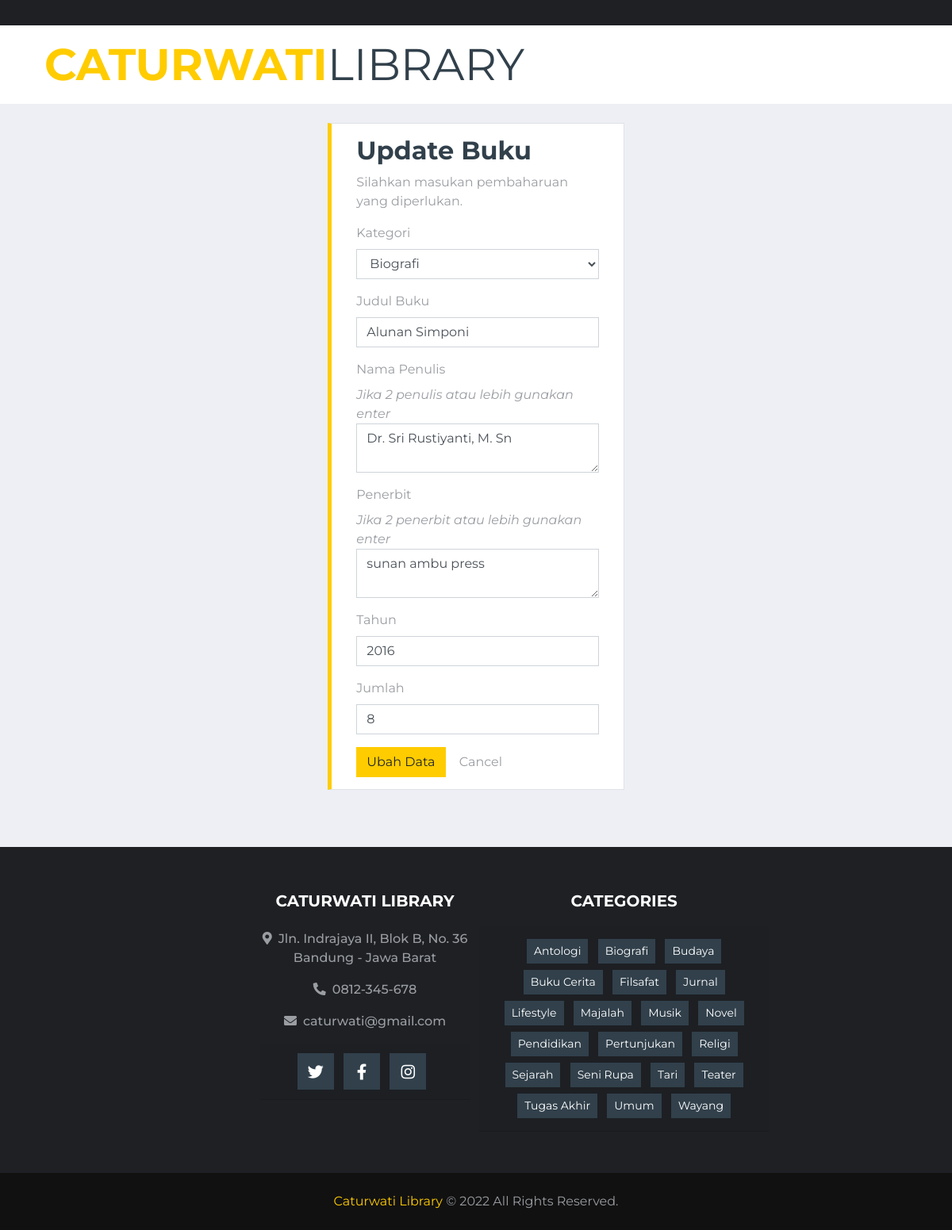
/update.php?id=12, run on the app's committed database.
### tables this page shows
CREATE TABLE `databuku` (
  `id` int(11) NOT NULL,
  `kategori` varchar(100) NOT NULL,
  `judul` varchar(255) NOT NULL,
  `nama` varchar(255) NOT NULL,
  `penerbit` varchar(255) NOT NULL,
  `tahun` int(4) NOT NULL,
  `jumlah` int(3) NOT NULL
);

CREATE TABLE `kategori_kel` (
  `id` int(11) NOT NULL,
  `kategori_k` varchar(100) NOT NULL
);

### update.php (the view, shortened to what this page needs)
<?php
$kategori = $judul = $nama = $penerbit = $tahun = $jumlah = "";
$kategori_err = $judul_err = $nama_err = $penerbit_err = $tahun_err = $jumlah_err = "";
if(isset($_POST["id"]) && !empty($_POST["id"])){
    $id = $_POST["id"];
    $input_kategori = trim($_POST["kategori"]);
    if(empty($input_kategori)){
        $kategori_err = "Please enter a kategori.";
    } elseif(!filter_var($input_kategori, FILTER_VALIDATE_REGEXP, array("options"=>array("regexp"=>"/^[a-zA-Z\s]+$/")))){
        $kategori_err = "Please enter a valid kategori.";
    } else{
        $kategori = $input_kategori;
    }
    $input_judul = trim($_POST["judul"]);
    if(empty($input_judul)){
        $judul_err = "Please enter a judul.";
    } else{
        $judul = $input_judul;
    }
    $input_nama = trim($_POST["nama"]);
    if(empty($input_nama)){
        $nama_err = "Please enter a nama.";
    } else{
        $nama = $input_nama;
    }
    $input_penerbit = trim($_POST["penerbit"]);
    if(empty($input_penerbit)){
        $penerbit_err = "Please enter an penerbit.";
    } else{
        $penerbit = $input_penerbit;
    }
    $input_tahun = trim($_POST["tahun"]);
    if(empty($input_tahun)){
        $tahun_err = "Please enter the tahun.";
    } elseif(!ctype_digit($input_tahun)){
        $tahun_err = "Please enter a positive integer value.";
    } else{
        $tahun = $input_tahun;
    }
    $input_jumlah = trim($_POST["jumlah"]);
    if(empty($input_jumlah)){
        $jumlah_err = "Please enter the jumlah.";
    } elseif(!ctype_digit($input_jumlah)){
        $jumlah_err = "Please enter a positive integer value.";
    } else{
        $jumlah = $input_jumlah;
    }
    if(empty($kategori_err) && empty($judul_err) && empty($nama_err) && empty($penerbit_err) && empty($tahun_err) && empty($jumlah_err)){
        $sql = "UPDATE databuku SET kategori=?, judul=?, nama=?, penerbit=?, tahun=?, jumlah=? WHERE id=?";
        if($stmt = mysqli_prepare($link, $sql)){
            mysqli_stmt_bind_param($stmt, "ssssssi", $param_kategori, $param_judul, $param_nama, $param_penerbit, $param_tahun, $param_jumlah, $param_id);
            $param_kategori = $kategori;
            $param_judul = $judul;
            $param_nama = $nama;
            $param_penerbit = $penerbit;
            $param_tahun = $tahun;
            $param_jumlah = $jumlah;
            $param_id = $id;
            if(mysqli_stmt_execute($stmt)){
                echo '<script language="javascript">
               alert ("Data buku berhasil diperbaharui...");
               window.location="admin.php";
               </script>';
               exit();
            } else{
                echo "Something went wrong. Please try again later.";
            }
        }
        mysqli_stmt_close($stmt);
    }
    mysqli_close($link);
} else{
    if(isset($_GET["id"]) && !empty(trim($_GET["id"]))){
        $sql = "SELECT * FROM databuku WHERE id = ?";
        if($stmt = mysqli_prepare($link, $sql)){
            mysqli_stmt_bind_param($stmt, "i", $param_id);
            if(mysqli_stmt_execute($stmt)){
                $result = mysqli_stmt_get_result($stmt);
                if(mysqli_num_rows($result) == 1){
                    $row = mysqli_fetch_array($result, MYSQLI_ASSOC);
                    $kategori = $row["kategori"];
                    $judul = $row["judul"];
                    $nama = $row["nama"];
                    $penerbit = $row["penerbit"];
                    $tahun = $row["tahun"];
                    $jumlah = $row["jumlah"];
                } else{
                    header("location: error.php");
                    exit();
                }
            } else{
                echo "Oops! Something went wrong. Please try again later.";
            }
        }
    }  else{
        header("location: error.php");
        exit();
    }
}
?>
<!DOCTYPE html>
<html lang="en">
<head>
    <link href="https://cdnjs.cloudflare.com/ajax/libs/font-awesome/5.15.0/css/all.min.css" rel="stylesheet">
    <link href="lib/owlcarousel/assets/owl.carousel.min.css" rel="stylesheet">
    <link href="css/style.css" rel="stylesheet">
</head>
<body>
    <?php include 'body-header.php'; ?>
     <div class="container-fluid col-lg-6 mb-3">
        <div class="container py-4 col-8 mb-3">
            <div class="section-title col-md-12 mb-0">
                  <div class="col-12">
                    <div class="page-header clearfix">
     <div class="wrapper">
        <div class="container-fluid">
            <div class="row">
                <div class="col-md-12">
                    <div class="page-header">
                        <h2>Update Buku</h2>
                    </div>
                    <p>Silahkan masukan pembaharuan yang diperlukan.</p>
                    <form action="<?php echo htmlspecialchars(basename($_SERVER['REQUEST_URI'])); ?>" method="post">
                        <div class="form-group <?php echo (!empty($kategori_err)) ? 'has-error' : ''; ?>">
                            <label>Kategori</label>
                                <select id="" name="kategori" class="form-control">
                                    <option value="<?php echo $kategori ?>"><?php echo $kategori ?></option>
                                </select>
                        </div>
                        <div class="form-group <?php echo (!empty($judul_err)) ? 'has-error' : ''; ?>">
                            <label>Judul Buku</label>
                            <input type="text" name="judul" class="form-control" placeholder="Masukkan judul" value="<?php echo $judul; ?>">
                        </div>
                        <div class="form-group <?php echo (!empty($nama_err)) ? 'has-error' : ''; ?>">
                            <label>Nama Penulis</label><br><em>Jika 2 penulis atau lebih gunakan enter</em>
                            <textarea name="nama" class="form-control" placeholder="Masukkan nama penulis"><?php echo $nama; ?></textarea>
                        </div>
                        <div class="form-group <?php echo (!empty($penerbit_err)) ? 'has-error' : ''; ?>">
                            <label>Penerbit</label><br><em>Jika 2 penerbit atau lebih gunakan enter</em>
                            <textarea name="penerbit" class="form-control" placeholder="Masukkan penerbit"><?php echo $penerbit; ?></textarea>
                        </div>
                        <div class="form-group <?php echo (!empty($tahun_err)) ? 'has-error' : ''; ?>">
                            <label>Tahun</label>
                            <input type="text" name="tahun" class="form-control" placeholder="Masukkan tahun" value="<?php echo $tahun; ?>">
                        </div>
                        <div class="form-group <?php echo (!empty($jumlah_err)) ? 'has-error' : ''; ?>">
                            <label>Jumlah</label>
                            <input type="text" name="jumlah" class="form-control" placeholder="Masukkan jumlah" value="<?php echo $jumlah; ?>">
                        </div>
                        <input type="submit" class="btn btn-primary" value="Ubah Data">
                        <a href="admin.php" class="btn btn-default">Cancel</a>
                    </form>
                </div>
            </div>
        </div>
    </div>
    </div>
                </div>
            </div>
        </div>
    </div>
    <?php include 'footer.php'; ?>
</body>
</html>

### footer.php (shortened to what this page needs)
<div class="container-fluid bg-dark pt-5 px-sm-3 px-md-5 mt-5">
        <div class="row py-2">
            <div class="col-lg-3 col-md-6 mb-5">
                </div>
            <div class="col-lg-3 col-md-6 mb-5">
                <h5 class="mb-4 text-white text-uppercase font-weight-bold text-center">Caturwati Library</h5>
                <p class="font-weight-medium text-center"><i class="fa fa-map-marker-alt mr-2"></i>Jln. Indrajaya II, Blok B, No. 36 <br>Bandung - Jawa Barat</br> </p>
                <p class="font-weight-medium text-center"><i class="fa fa-phone-alt mr-2"></i>0812-345-678</p>
                <p class="font-weight-medium text-center"><i class="fa fa-envelope mr-2"></i>caturwati@gmail.com</p>
                 <div class="col card-header text-center">
                    <a class="btn btn-lg btn-secondary btn-lg-square mr-2" href="#"><i class="fab fa-twitter"></i></a>
                    <a class="btn btn-lg btn-secondary btn-lg-square mr-2" href="#"><i class="fab fa-facebook-f"></i></a>
                    <a class="btn btn-lg btn-secondary btn-lg-square mr-2" href="#"><i class="fab fa-instagram"></i></a>
                </div>
            </div>
            <div class="col-lg-4 col-md-6 mb-5">
                <h5 class="mb-4 text-white text-uppercase font-weight-bold text-center">Categories</h5>
                <div class="m-n1">
                     <div class="col card-header text-center">
                    <?php
                        $sql = "SELECT kategori_k FROM kategori_kel ORDER BY kategori_k ASC";
                        $result = mysqli_query($link, $sql);
                        while ($row = mysqli_fetch_assoc($result)) : ?>
                    <a href="kategori_main.php?kat=<?= $row["kategori_k"]; ?>" class="btn btn-sm btn-secondary m-1"><?= $row["kategori_k"]; ?></a>
                        <?php endwhile; ?>
                </div>
            </div>
        </div>
    </div>
</div>
    <div class="container-fluid py-4 px-sm-3 px-md-5" style="background: #111111;">
        <p class="m-0 text-center"><a href="#">Caturwati Library</a> &copy; 2022 All Rights Reserved.</a></p>
    </div>

### data on the page
databuku: kategori "Biografi", judul "Alunan Simponi", nama "Dr. Sri Rustiyanti, M. Sn", penerbit "sunan ambu press", tahun "2016", jumlah "8"
kategori_kel: kategori_k "Antologi"
kategori_kel: kategori_k "Biografi"
kategori_kel: kategori_k "Budaya"
kategori_kel: kategori_k "Buku Cerita"
kategori_kel: kategori_k "Filsafat"
kategori_kel: kategori_k "Jurnal"
kategori_kel: kategori_k "Lifestyle"
kategori_kel: kategori_k "Majalah"
kategori_kel: kategori_k "Musik"
kategori_kel: kategori_k "Novel"
kategori_kel: kategori_k "Pendidikan"
kategori_kel: kategori_k "Pertunjukan"
kategori_kel: kategori_k "Religi"
kategori_kel: kategori_k "Sejarah"
kategori_kel: kategori_k "Seni Rupa"
kategori_kel: kategori_k "Tari"
kategori_kel: kategori_k "Teater"
kategori_kel: kategori_k "Tugas Akhir"
kategori_kel: kategori_k "Umum"
kategori_kel: kategori_k "Wayang"
